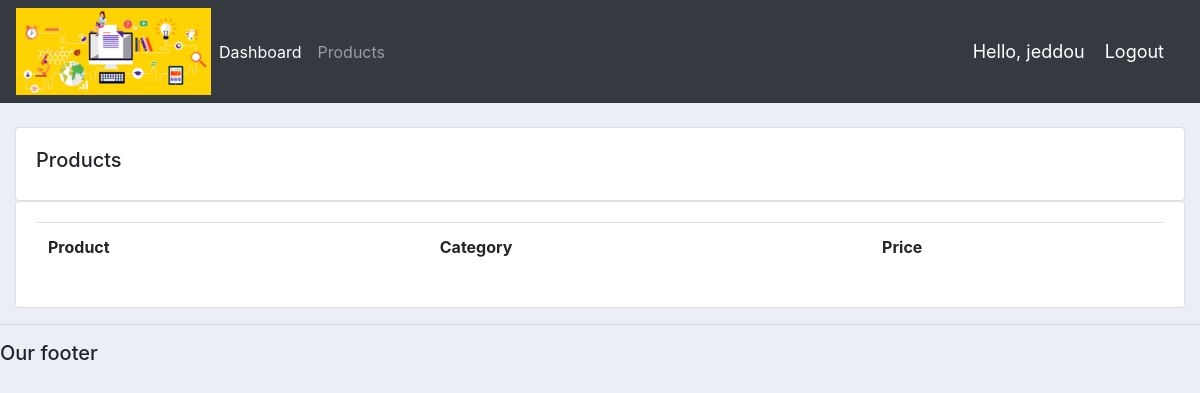
The app's page /products/ (signed in), older data.
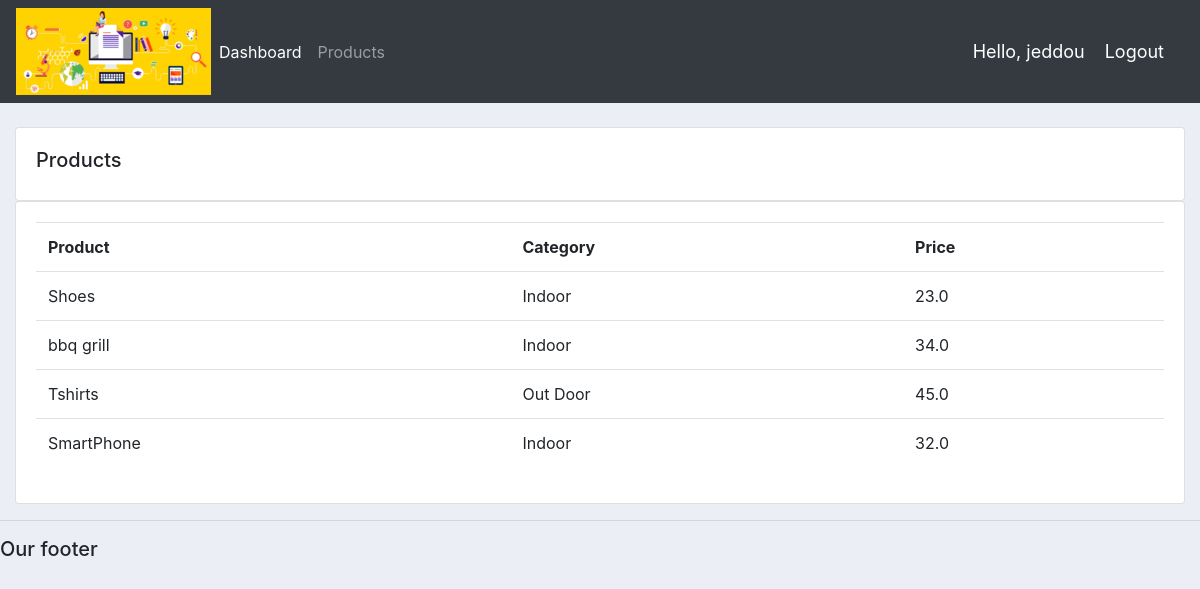
The same page, newer data.
### accounts/models.py (models this page shows, shortened)
class Product(models.Model):
	CATEGORY = (
			('Indoor', 'Indoor'),
			('Out Door', 'Out Door'),
			)
	name = models.CharField(max_length=200, null=True)
	price = models.FloatField(null=True)
	category = models.CharField(max_length=200, null=True, choices=CATEGORY)
	description = models.CharField(max_length=200, null=True, blank=True)
	date_created = models.DateTimeField(auto_now_add=True, null=True)
	tags = models.ManyToManyField(Tag)

### accounts/decorators.py (the view)
		def wrapper_func(request, *args, **kwargs):
			group = None
			if request.user.groups.exists():
				group = request.user.groups.all()[0].name
			if group in allowed_roles:
				return view_func(request, *args, **kwargs)
			else:
				return HttpResponse('You are not authorized to view this page')

### accounts/views.py (called while the page is built)
@login_required(login_url='login')
@allowed_users(allowed_roles=['admin'])
def products(request):
	products = Product.objects.all()
	return render(request, 'accounts/products.html', {'products':products})

### accounts/templates/accounts/products.html
{%  extends 'accounts/main.html' %}
{% block content %}
		<br>
		<div class="row">
			<div class="col-md">
				<div class="card card-body">
					<h5>Products</h5>
				</div>
				<div class="card card-body">
					<table class="table">
						<tr>
							<th>Product</th>
							<th>Category</th>
							<th>Price</th>
						</tr>
                        {% for i in products %}
							<tr>
								<td>{{i.name}}</td>
								<td>{{i.category}}</td>
								<td>{{i.price}}</td>
							</tr>
						{% endfor %}
					</table>
				</div>
			</div>
		</div>
{% endblock content %}

### accounts/templates/accounts/main.html (shortened to what this page needs)
{% load static %}
<!DOCTYPE html>
<html>
<head>
	<link rel="stylesheet" href="https://stackpath.bootstrapcdn.com/bootstrap/4.3.1/css/bootstrap.min.css">
	<link rel="stylesheet" type="text/css" href="{% static '/css/main.css' %}">
</head>
<body>
	{%  include 'accounts/navbar.html' %}
	<div class="container-fluid">
	{% block content %}
	{% endblock %}
    </div>
	<hr>
	<h5>Our footer</h5>
</body>
</html>

### accounts/templates/accounts/navbar.html (shortened to what this page needs)
{% load static %}
<nav class="navbar navbar-expand-lg navbar-dark bg-dark">
 <img src="{% static 'images/log.png' %}">
  <div class="collapse navbar-collapse" id="navbarNav">
    <ul class="navbar-nav">
      {% if request.user.is_staff %}
      <li class="nav-item active">
        <a class="nav-link" href="{% url 'home' %}">Dashboard</a>
      </li>
      <li class="nav-item">
        <a class="nav-link" href="{% url 'products' %}">Products</a>
      </li>
      {% else %}
       <li class="nav-item">
        <a class="nav-link" href="{% url 'account' %}">Settings</a>
      </li>
      {% endif %}
    </ul>
  </div>
  <span class="hello-msg">Hello, {{request.user}}</span>
  <span ><a  class="hello-msg" href="{% url 'logout' %}">Logout</a></span>
</nav>

### static/css/main.css (style rules this page uses)
body { background-color: #ebeff5; }

### accounts/templates/accounts/navbar.html (style rules this page uses)
.hello-msg { font-size: 18px; color: #fff; margin-right: 20px; }

Row changes from the older to the newer data that the page shows:
added Product: name "Shoes", category "Indoor", price "23.0"
added Product: name "bbq grill", category "Indoor", price "34.0"
added Product: name "Tshirts", category "Out Door", price "45.0"
added Product: name "SmartPhone", category "Indoor", price "32.0"
